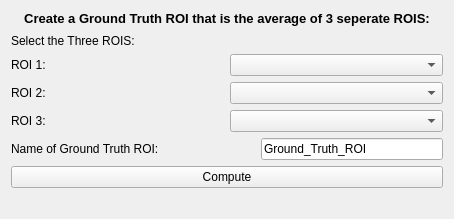
<?xml version="1.0" encoding="UTF-8"?>
<ui version="4.0">
 <class>MainForm</class>
 <widget class="QWidget" name="MainForm">
  <property name="geometry">
   <rect>
    <x>0</x>
    <y>0</y>
    <width>454</width>
    <height>219</height>
   </rect>
  </property>
  <property name="windowTitle">
   <string>Form</string>
  </property>
  <layout class="QVBoxLayout" name="verticalLayout">
   <item>
    <layout class="QVBoxLayout" name="verticalLayout_2">
     <item>
      <widget class="QLabel" name="label">
       <property name="font">
        <font>
         <pointsize>10</pointsize>
         <weight>75</weight>
         <bold>true</bold>
        </font>
       </property>
       <property name="lineWidth">
        <number>1</number>
       </property>
       <property name="text">
        <string>Create a Ground Truth ROI that is the average of 3 seperate ROIS:</string>
       </property>
       <property name="alignment">
        <set>Qt::AlignHCenter|Qt::AlignTop</set>
       </property>
      </widget>
     </item>
    </layout>
   </item>
   <item>
    <layout class="QVBoxLayout" name="verticalLayout_3">
     <item>
      <widget class="QLabel" name="label_2">
       <property name="text">
        <string>Select the Three ROIS:</string>
       </property>
      </widget>
     </item>
     <item>
      <layout class="QHBoxLayout" name="horizontalLayout_2">
       <item>
        <widget class="QLabel" name="label_ROI1">
         <property name="text">
          <string>ROI 1:</string>
         </property>
        </widget>
       </item>
       <item>
        <widget class="OrsObjectClassComboBox" name="comboBox_ROI1"/>
       </item>
      </layout>
     </item>
     <item>
      <layout class="QHBoxLayout" name="horizontalLayout">
       <item>
        <widget class="QLabel" name="label_ROI2">
         <property name="text">
          <string>ROI 2:</string>
         </property>
        </widget>
       </item>
       <item>
        <widget class="OrsObjectClassComboBox" name="comboBox_ROI2"/>
       </item>
      </layout>
     </item>
     <item>
      <layout class="QHBoxLayout" name="horizontalLayout_ROI1">
       <item>
        <widget class="QLabel" name="label_ROI3">
         <property name="text">
          <string>ROI 3: </string>
         </property>
        </widget>
       </item>
       <item>
        <widget class="OrsObjectClassComboBox" name="comboBox_ROI3"/>
       </item>
      </layout>
     </item>
    </layout>
   </item>
   <item>
    <layout class="QVBoxLayout" name="verticalLayout_4">
     <item>
      <layout class="QHBoxLayout" name="horizontalLayout_3">
       <item>
        <widget class="QLabel" name="label_4">
         <property name="text">
          <string>Name of Ground Truth ROI:                             </string>
         </property>
        </widget>
       </item>
       <item>
        <widget class="QLineEdit" name="lineEdit_GroundTruthName">
         <property name="text">
          <string>Ground_Truth_ROI</string>
         </property>
        </widget>
       </item>
      </layout>
     </item>
     <item>
      <widget class="QPushButton" name="pushButton_Compute">
       <property name="text">
        <string>Compute</string>
       </property>
      </widget>
     </item>
     <item>
      <widget class="QLabel" name="label_3">
       <property name="text">
        <string/>
       </property>
      </widget>
     </item>
    </layout>
   </item>
  </layout>
 </widget>
 <customwidgets>
  <customwidget>
   <class>OrsObjectClassComboBox</class>
   <extends>QComboBox</extends>
   <header>ORSServiceClass.ORSWidget.orsobjectclasscombobox.orsobjectclasscombobox</header>
  </customwidget>
 </customwidgets>
 <resources/>
 <connections/>
</ui>
